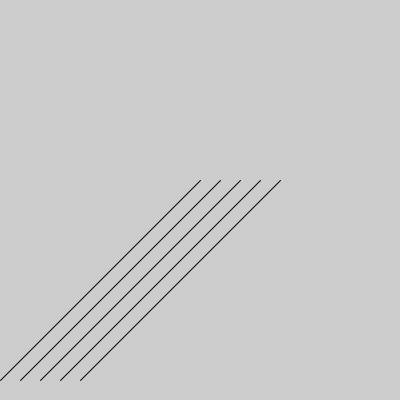
Frame 1 (no input)
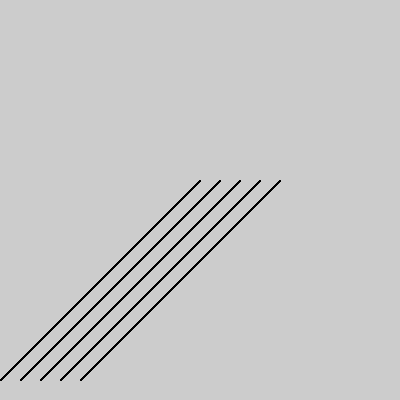
Frame 60 (the mouse pressed at the canvas centre just before this capture)
Frame 120 (the mouse held since frame 60 and released just before this capture): identical to frame 60, image omitted

The Processing sketch that drew these frames (run headless with seeded random() and noise(); from frame 60 on, the mouse is pressed at the canvas centre):

// Processing sketch: FdI_2019_08_parallel_lines
// ── FdI_2019_08_parallel_lines.pde
void setup() {
  size(400, 400);
}


void draw() {
  for (int i=0; i < 5; i++) {
    line(i * 20, 380, i*20 + 200, 380 - 200);
  }
}
